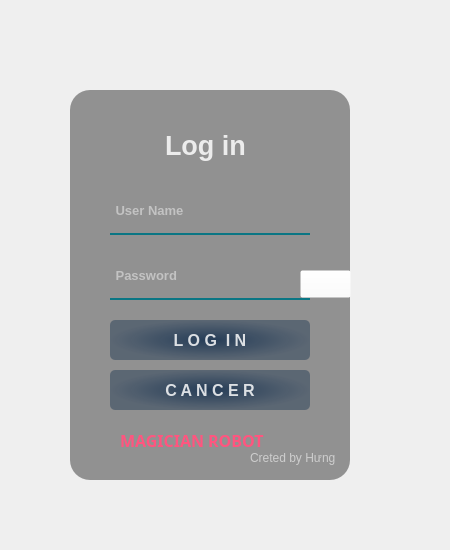
<?xml version="1.0" encoding="UTF-8"?>
<ui version="4.0">
 <class>Form</class>
 <widget class="QWidget" name="Form">
  <property name="geometry">
   <rect>
    <x>0</x>
    <y>0</y>
    <width>450</width>
    <height>550</height>
   </rect>
  </property>
  <property name="windowTitle">
   <string>Form</string>
  </property>
  <widget class="QWidget" name="widget" native="true">
   <property name="geometry">
    <rect>
     <x>30</x>
     <y>30</y>
     <width>370</width>
     <height>480</height>
    </rect>
   </property>
   <property name="styleSheet">
    <string notr="true">QPushButton#button_login{
	background-color: qradialgradient(spread:pad, cx:0.5, cy:0.5, radius:0.5, fx:0.5, fy:0.5, stop:0 rgba(20,47,78,219), stop:1 rgba(85,98,112,226));
	color:rgba(255,255,255,210);
	border-radius: 5px;
}
QPushButton#button_login:hover{
	background-color: qradialgradient(spread:pad, cx:0.5, cy:0.5, radius:0.5, fx:0.5, fy:0.5, stop:0 rgba(40,67,98,219), stop:1 rgba(105,118,132,226));
}
QPushButton#button_login:pressed{
	padding-left:5px;
	padding-stop:5px;
	background-color: rgba(105,118,132,200);
}
QPushButton#button_cancer{
	background-color: qradialgradient(spread:pad, cx:0.5, cy:0.5, radius:0.5, fx:0.5, fy:0.5, stop:0 rgba(20,47,78,219), stop:1 rgba(85,98,112,226));
	color:rgba(255,255,255,210);
	border-radius: 5px;
}
QPushButton#button_cancer:hover{
	background-color: qradialgradient(spread:pad, cx:0.5, cy:0.5, radius:0.5, fx:0.5, fy:0.5, stop:0 rgba(40,67,98,219), stop:1 rgba(105,118,132,226));
}
QPushButton#button_cancer:pressed{
	padding-left:5px;
	padding-stop:5px;
	background-color: rgba(105,118,132,200);
}
QPushButton#button_show:pressed{
	padding-left:5px;
	padding-stop:5px;
	background-color: rgba(105,118,132,200);
}</string>
   </property>
   <widget class="QLabel" name="label">
    <property name="geometry">
     <rect>
      <x>30</x>
      <y>30</y>
      <width>300</width>
      <height>420</height>
     </rect>
    </property>
    <property name="styleSheet">
     <string notr="true">border-image: url(:/images/background.png);
border-radius : 20px;
</string>
    </property>
    <property name="text">
     <string/>
    </property>
   </widget>
   <widget class="QLabel" name="label_2">
    <property name="geometry">
     <rect>
      <x>40</x>
      <y>60</y>
      <width>280</width>
      <height>390</height>
     </rect>
    </property>
    <property name="styleSheet">
     <string notr="true">background-color: rgba(0,0,0,100);
border-radius: 20px;</string>
    </property>
    <property name="text">
     <string/>
    </property>
   </widget>
   <widget class="QLabel" name="label_3">
    <property name="geometry">
     <rect>
      <x>135</x>
      <y>95</y>
      <width>101</width>
      <height>40</height>
     </rect>
    </property>
    <property name="font">
     <font>
      <pointsize>20</pointsize>
      <weight>75</weight>
      <bold>true</bold>
     </font>
    </property>
    <property name="styleSheet">
     <string notr="true">color: rgba(255,255,255,210);
</string>
    </property>
    <property name="text">
     <string>Log in</string>
    </property>
    <property name="scaledContents">
     <bool>false</bool>
    </property>
   </widget>
   <widget class="QLineEdit" name="lineEdit">
    <property name="geometry">
     <rect>
      <x>80</x>
      <y>165</y>
      <width>200</width>
      <height>40</height>
     </rect>
    </property>
    <property name="font">
     <font>
      <pointsize>10</pointsize>
      <weight>75</weight>
      <bold>true</bold>
     </font>
    </property>
    <property name="styleSheet">
     <string notr="true">background-color: rgba(0,0,0,0);
border : none;
border-bottom: 2px solid rgba(10,118,132,255);
color: rgba(255,255,255,230);
padding-bottom : 7px;</string>
    </property>
    <property name="placeholderText">
     <string> User Name</string>
    </property>
   </widget>
   <widget class="QLineEdit" name="lineEdit_2">
    <property name="geometry">
     <rect>
      <x>80</x>
      <y>230</y>
      <width>200</width>
      <height>40</height>
     </rect>
    </property>
    <property name="font">
     <font>
      <pointsize>10</pointsize>
      <weight>75</weight>
      <bold>true</bold>
     </font>
    </property>
    <property name="styleSheet">
     <string notr="true">background-color: rgba(0,0,0,0);
border : none;
border-bottom: 2px solid rgba(10,118,132,255);
color: rgba(255,255,255,230);
padding-bottom : 7px;</string>
    </property>
    <property name="echoMode">
     <enum>QLineEdit::Password</enum>
    </property>
    <property name="placeholderText">
     <string> Password</string>
    </property>
   </widget>
   <widget class="QPushButton" name="button_login">
    <property name="geometry">
     <rect>
      <x>80</x>
      <y>290</y>
      <width>200</width>
      <height>40</height>
     </rect>
    </property>
    <property name="font">
     <font>
      <pointsize>12</pointsize>
      <weight>75</weight>
      <bold>true</bold>
     </font>
    </property>
    <property name="text">
     <string>L O G  I N</string>
    </property>
   </widget>
   <widget class="QLabel" name="label_4">
    <property name="geometry">
     <rect>
      <x>220</x>
      <y>420</y>
      <width>91</width>
      <height>16</height>
     </rect>
    </property>
    <property name="styleSheet">
     <string notr="true">color:rgba(255,255,255,140);</string>
    </property>
    <property name="text">
     <string>Creted by Hưng</string>
    </property>
   </widget>
   <widget class="QLabel" name="label_5">
    <property name="geometry">
     <rect>
      <x>90</x>
      <y>400</y>
      <width>181</width>
      <height>21</height>
     </rect>
    </property>
    <property name="font">
     <font>
      <family>Poor Richard</family>
      <pointsize>12</pointsize>
      <weight>75</weight>
      <italic>false</italic>
      <bold>true</bold>
      <underline>false</underline>
      <strikeout>false</strikeout>
     </font>
    </property>
    <property name="styleSheet">
     <string notr="true">color: rgb(255, 85, 127);</string>
    </property>
    <property name="text">
     <string>MAGICIAN ROBOT</string>
    </property>
   </widget>
   <widget class="QPushButton" name="button_cancer">
    <property name="geometry">
     <rect>
      <x>80</x>
      <y>340</y>
      <width>200</width>
      <height>40</height>
     </rect>
    </property>
    <property name="font">
     <font>
      <pointsize>12</pointsize>
      <weight>75</weight>
      <bold>true</bold>
     </font>
    </property>
    <property name="text">
     <string>C A N C E R</string>
    </property>
   </widget>
   <widget class="QPushButton" name="button_show">
    <property name="geometry">
     <rect>
      <x>270</x>
      <y>240</y>
      <width>51</width>
      <height>28</height>
     </rect>
    </property>
    <property name="styleSheet">
     <string notr="true">color: rgb(0, 0, 0);
background-color: rgba(255, 255,255,0);</string>
    </property>
    <property name="text">
     <string/>
    </property>
    <property name="icon">
     <iconset resource="icon.qrc">
      <normaloff>:/icon/icons/20x20/cil-loop-circular.png</normaloff>:/icon/icons/20x20/cil-loop-circular.png</iconset>
    </property>
   </widget>
  </widget>
 </widget>
 <resources>
  <include location="res.qrc"/>
  <include location="icon.qrc"/>
 </resources>
 <connections/>
</ui>
